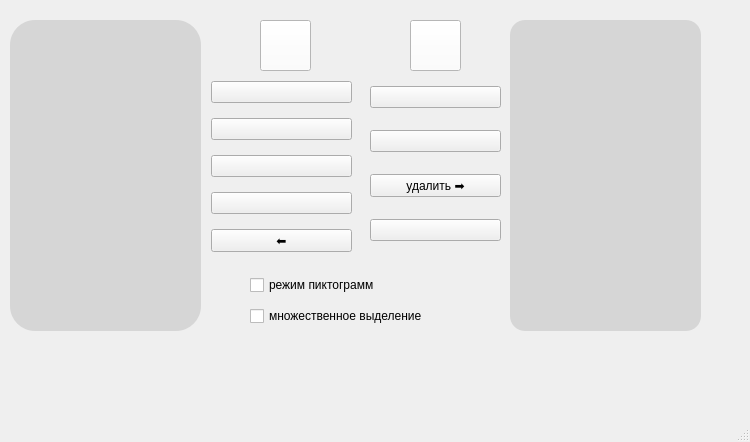
<?xml version="1.0" encoding="UTF-8"?>
<ui version="4.0">
 <class>listWidget</class>
 <widget class="QMainWindow" name="listWidget">
  <property name="geometry">
   <rect>
    <x>0</x>
    <y>0</y>
    <width>750</width>
    <height>442</height>
   </rect>
  </property>
  <property name="windowTitle">
   <string>listWidget</string>
  </property>
  <property name="styleSheet">
   <string notr="true">#listWidget_1{
background-color:rgb(214, 214, 214);
border-radius: 15px;
}
#listWidget_2{
background-color:rgb(214, 214, 214);
border-radius: 15px;
}</string>
  </property>
  <widget class="QWidget" name="centralwidget">
   <property name="styleSheet">
    <string notr="true">#listWidget_1 {
border-radius: 25px;
font: 14pt &quot;Tahoma&quot;;
}</string>
   </property>
   <widget class="QListWidget" name="listWidget_1">
    <property name="geometry">
     <rect>
      <x>10</x>
      <y>20</y>
      <width>191</width>
      <height>311</height>
     </rect>
    </property>
    <property name="styleSheet">
     <string notr="true"/>
    </property>
    <property name="dragEnabled">
     <bool>false</bool>
    </property>
    <property name="dragDropOverwriteMode">
     <bool>false</bool>
    </property>
    <property name="dragDropMode">
     <enum>QAbstractItemView::NoDragDrop</enum>
    </property>
    <property name="selectionMode">
     <enum>QAbstractItemView::SingleSelection</enum>
    </property>
   </widget>
   <widget class="QListWidget" name="listWidget_2">
    <property name="geometry">
     <rect>
      <x>510</x>
      <y>20</y>
      <width>191</width>
      <height>311</height>
     </rect>
    </property>
    <property name="styleSheet">
     <string notr="true">font: 14pt &quot;Tahoma&quot;;</string>
    </property>
    <property name="midLineWidth">
     <number>-4</number>
    </property>
    <property name="dragEnabled">
     <bool>false</bool>
    </property>
    <property name="dragDropOverwriteMode">
     <bool>false</bool>
    </property>
    <property name="dragDropMode">
     <enum>QAbstractItemView::NoDragDrop</enum>
    </property>
    <property name="selectionMode">
     <enum>QAbstractItemView::SingleSelection</enum>
    </property>
    <property name="selectionBehavior">
     <enum>QAbstractItemView::SelectItems</enum>
    </property>
   </widget>
   <widget class="QWidget" name="layoutWidget">
    <property name="geometry">
     <rect>
      <x>250</x>
      <y>270</y>
      <width>227</width>
      <height>61</height>
     </rect>
    </property>
    <layout class="QVBoxLayout" name="verticalLayout">
     <item>
      <widget class="QCheckBox" name="checkBox">
       <property name="styleSheet">
        <string notr="true">font: 700 14pt &quot;Tahoma&quot;;</string>
       </property>
       <property name="text">
        <string>режим пиктограмм</string>
       </property>
       <property name="checked">
        <bool>false</bool>
       </property>
      </widget>
     </item>
     <item>
      <widget class="QCheckBox" name="checkBox_2">
       <property name="sizePolicy">
        <sizepolicy hsizetype="Maximum" vsizetype="Maximum">
         <horstretch>6</horstretch>
         <verstretch>6</verstretch>
        </sizepolicy>
       </property>
       <property name="styleSheet">
        <string notr="true">font: 700 14pt &quot;Tahoma&quot;;</string>
       </property>
       <property name="text">
        <string>множественное выделение</string>
       </property>
       <property name="checkable">
        <bool>true</bool>
       </property>
       <property name="checked">
        <bool>false</bool>
       </property>
      </widget>
     </item>
    </layout>
   </widget>
   <widget class="QPushButton" name="moveLeft">
    <property name="geometry">
     <rect>
      <x>260</x>
      <y>20</y>
      <width>51</width>
      <height>51</height>
     </rect>
    </property>
    <property name="styleSheet">
     <string notr="true">background-color:rgb(255, 255, 255);</string>
    </property>
    <property name="text">
     <string/>
    </property>
   </widget>
   <widget class="QPushButton" name="moveRight">
    <property name="geometry">
     <rect>
      <x>410</x>
      <y>20</y>
      <width>51</width>
      <height>51</height>
     </rect>
    </property>
    <property name="styleSheet">
     <string notr="true">background-color:rgb(255, 255, 255);</string>
    </property>
    <property name="text">
     <string/>
    </property>
   </widget>
   <widget class="QWidget" name="layoutWidget">
    <property name="geometry">
     <rect>
      <x>211</x>
      <y>72</y>
      <width>141</width>
      <height>191</height>
     </rect>
    </property>
    <layout class="QGridLayout" name="gridLayout">
     <item row="0" column="0">
      <widget class="QPushButton" name="addLeft">
       <property name="styleSheet">
        <string notr="true">QPushButton
{qlineargradient(spread:pad, x1:0, y1:0, x2:1, y2:0, stop:0 rgba(214, 208, 236, 255), stop:1 rgba(255, 255, 255, 255));
}</string>
       </property>
       <property name="text">
        <string/>
       </property>
      </widget>
     </item>
     <item row="1" column="0">
      <widget class="QPushButton" name="editLeft">
       <property name="text">
        <string/>
       </property>
      </widget>
     </item>
     <item row="2" column="0">
      <widget class="QPushButton" name="deleteLeft">
       <property name="text">
        <string/>
       </property>
      </widget>
     </item>
     <item row="3" column="0">
      <widget class="QPushButton" name="sortLeft">
       <property name="text">
        <string/>
       </property>
      </widget>
     </item>
     <item row="4" column="0">
      <widget class="QPushButton" name="clearLeft">
       <property name="text">
        <string>⬅</string>
       </property>
      </widget>
     </item>
    </layout>
   </widget>
   <widget class="QWidget" name="layoutWidget">
    <property name="geometry">
     <rect>
      <x>370</x>
      <y>70</y>
      <width>131</width>
      <height>191</height>
     </rect>
    </property>
    <layout class="QVBoxLayout" name="verticalLayout_3">
     <item>
      <widget class="QPushButton" name="addRight">
       <property name="text">
        <string/>
       </property>
      </widget>
     </item>
     <item>
      <widget class="QPushButton" name="editRight">
       <property name="text">
        <string/>
       </property>
      </widget>
     </item>
     <item>
      <widget class="QPushButton" name="deleteRight">
       <property name="text">
        <string>удалить ➡</string>
       </property>
      </widget>
     </item>
     <item>
      <widget class="QPushButton" name="sortRight">
       <property name="text">
        <string/>
       </property>
      </widget>
     </item>
    </layout>
   </widget>
  </widget>
  <widget class="QMenuBar" name="menubar">
   <property name="geometry">
    <rect>
     <x>0</x>
     <y>0</y>
     <width>750</width>
     <height>24</height>
    </rect>
   </property>
  </widget>
  <widget class="QStatusBar" name="statusbar"/>
 </widget>
 <resources/>
 <connections/>
</ui>
